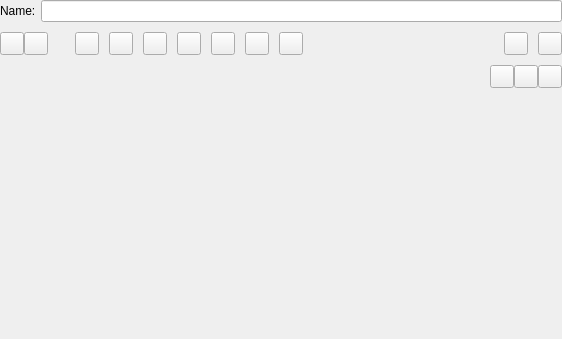
<?xml version="1.0" encoding="UTF-8"?>
<ui version="4.0">
 <author>
    SPDX-FileCopyrightText: none
    SPDX-License-Identifier: GPL-3.0-or-later
  </author>
 <class>KisWdgSegmentGradientEditor</class>
 <widget class="QWidget" name="KisWdgSegmentGradientEditor">
  <property name="geometry">
   <rect>
    <x>0</x>
    <y>0</y>
    <width>562</width>
    <height>339</height>
   </rect>
  </property>
  <layout class="QVBoxLayout" name="verticalLayout" stretch="0,0,1,0">
   <property name="spacing">
    <number>10</number>
   </property>
   <property name="leftMargin">
    <number>0</number>
   </property>
   <property name="topMargin">
    <number>0</number>
   </property>
   <property name="rightMargin">
    <number>0</number>
   </property>
   <property name="bottomMargin">
    <number>0</number>
   </property>
   <item>
    <layout class="QHBoxLayout" name="horizontalLayout">
     <property name="spacing">
      <number>5</number>
     </property>
     <item>
      <widget class="QLabel" name="lblName">
       <property name="text">
        <string>Name:</string>
       </property>
      </widget>
     </item>
     <item>
      <widget class="QLineEdit" name="nameedit"/>
     </item>
    </layout>
   </item>
   <item>
    <widget class="QWidget" name="buttonsContainer" native="true">
     <layout class="QHBoxLayout" name="horizontalLayout_2">
      <property name="spacing">
       <number>10</number>
      </property>
      <property name="leftMargin">
       <number>0</number>
      </property>
      <property name="topMargin">
       <number>0</number>
      </property>
      <property name="rightMargin">
       <number>0</number>
      </property>
      <property name="bottomMargin">
       <number>0</number>
      </property>
      <item>
       <layout class="QHBoxLayout" name="horizontalLayout_6">
        <property name="spacing">
         <number>0</number>
        </property>
        <item>
         <widget class="QToolButton" name="selectPreviousHandleButton"/>
        </item>
        <item>
         <widget class="QToolButton" name="selectNextHandleButton"/>
        </item>
       </layout>
      </item>
      <item>
       <widget class="QLabel" name="selectedHandleLabel">
        <property name="font">
         <font>
          <weight>75</weight>
          <bold>true</bold>
         </font>
        </property>
       </widget>
      </item>
      <item>
       <widget class="QWidget" name="segmentButtonsContainer" native="true">
        <layout class="QHBoxLayout" name="horizontalLayout_8">
         <property name="spacing">
          <number>10</number>
         </property>
         <property name="leftMargin">
          <number>0</number>
         </property>
         <property name="topMargin">
          <number>0</number>
         </property>
         <property name="rightMargin">
          <number>0</number>
         </property>
         <property name="bottomMargin">
          <number>0</number>
         </property>
         <item>
          <widget class="QToolButton" name="deleteSegmentButton"/>
         </item>
         <item>
          <widget class="QToolButton" name="flipSegmentButton"/>
         </item>
         <item>
          <widget class="QToolButton" name="splitSegmentButton"/>
         </item>
         <item>
          <widget class="QToolButton" name="duplicateSegmentButton"/>
         </item>
        </layout>
       </widget>
      </item>
      <item>
       <widget class="QWidget" name="stopButtonsContainer" native="true">
        <layout class="QHBoxLayout" name="horizontalLayout_9">
         <property name="spacing">
          <number>10</number>
         </property>
         <property name="leftMargin">
          <number>0</number>
         </property>
         <property name="topMargin">
          <number>0</number>
         </property>
         <property name="rightMargin">
          <number>0</number>
         </property>
         <property name="bottomMargin">
          <number>0</number>
         </property>
         <item>
          <widget class="QToolButton" name="deleteStopButton"/>
         </item>
         <item>
          <widget class="QToolButton" name="centerStopButton"/>
         </item>
        </layout>
       </widget>
      </item>
      <item>
       <widget class="QWidget" name="midPointButtonsContainer" native="true">
        <layout class="QHBoxLayout" name="horizontalLayout_10">
         <property name="spacing">
          <number>10</number>
         </property>
         <property name="leftMargin">
          <number>0</number>
         </property>
         <property name="topMargin">
          <number>0</number>
         </property>
         <property name="rightMargin">
          <number>0</number>
         </property>
         <property name="bottomMargin">
          <number>0</number>
         </property>
         <item>
          <widget class="QToolButton" name="centerMidPointButton"/>
         </item>
        </layout>
       </widget>
      </item>
      <item>
       <spacer name="horizontalSpacer_2">
        <property name="orientation">
         <enum>Qt::Horizontal</enum>
        </property>
        <property name="sizeHint" stdset="0">
         <size>
          <width>0</width>
          <height>0</height>
         </size>
        </property>
       </spacer>
      </item>
      <item>
       <widget class="QToolButton" name="flipGradientButton"/>
      </item>
      <item>
       <widget class="QToolButton" name="distributeSegmentsEvenlyButton"/>
      </item>
     </layout>
    </widget>
   </item>
   <item>
    <layout class="QHBoxLayout" name="horizontalLayout_3">
     <property name="spacing">
      <number>0</number>
     </property>
     <item>
      <widget class="KisSegmentGradientSlider" name="gradientSlider" native="true">
       <property name="sizePolicy">
        <sizepolicy hsizetype="Expanding" vsizetype="Expanding">
         <horstretch>0</horstretch>
         <verstretch>1</verstretch>
        </sizepolicy>
       </property>
      </widget>
     </item>
     <item>
      <widget class="QWidget" name="compactModeButtonsContainer" native="true">
       <layout class="QVBoxLayout" name="verticalLayout_2">
        <property name="spacing">
         <number>0</number>
        </property>
        <property name="leftMargin">
         <number>0</number>
        </property>
        <property name="topMargin">
         <number>0</number>
        </property>
        <property name="rightMargin">
         <number>0</number>
        </property>
        <property name="bottomMargin">
         <number>0</number>
        </property>
        <item>
         <layout class="QHBoxLayout" name="horizontalLayout_4">
          <property name="spacing">
           <number>0</number>
          </property>
          <item>
           <widget class="QToolButton" name="compactModeSelectPreviousHandleButton"/>
          </item>
          <item>
           <widget class="QToolButton" name="compactModeSelectNextHandleButton"/>
          </item>
          <item>
           <widget class="KisPopupButton" name="compactModeMiscOptionsButton"/>
          </item>
         </layout>
        </item>
        <item>
         <spacer name="verticalSpacer">
          <property name="orientation">
           <enum>Qt::Vertical</enum>
          </property>
          <property name="sizeHint" stdset="0">
           <size>
            <width>0</width>
            <height>0</height>
           </size>
          </property>
         </spacer>
        </item>
       </layout>
      </widget>
     </item>
    </layout>
   </item>
   <item>
    <widget class="QStackedWidget" name="handleEditorContainer">
     <property name="currentIndex">
      <number>3</number>
     </property>
     <widget class="QWidget" name="handleEditorSegmentPage">
      <layout class="QVBoxLayout" name="verticalLayout_4">
       <property name="spacing">
        <number>0</number>
       </property>
       <property name="leftMargin">
        <number>0</number>
       </property>
       <property name="topMargin">
        <number>0</number>
       </property>
       <property name="rightMargin">
        <number>0</number>
       </property>
       <property name="bottomMargin">
        <number>0</number>
       </property>
       <item>
        <layout class="QFormLayout" name="formLayout">
         <property name="fieldGrowthPolicy">
          <enum>QFormLayout::AllNonFixedFieldsGrow</enum>
         </property>
         <property name="horizontalSpacing">
          <number>5</number>
         </property>
         <property name="verticalSpacing">
          <number>5</number>
         </property>
         <item row="0" column="0">
          <widget class="QLabel" name="label">
           <property name="text">
            <string comment="Edit left side of segment in segment editor">Left Color:</string>
           </property>
          </widget>
         </item>
         <item row="0" column="1">
          <widget class="KisGradientColorEditor" name="segmentLeftEditor" native="true"/>
         </item>
         <item row="1" column="0">
          <widget class="QLabel" name="label_2">
           <property name="text">
            <string comment="Edit right side of segment in segment editor">Right Color:</string>
           </property>
          </widget>
         </item>
         <item row="1" column="1">
          <widget class="KisGradientColorEditor" name="segmentRightEditor" native="true"/>
         </item>
         <item row="2" column="0">
          <widget class="QLabel" name="interpolationLabel">
           <property name="text">
            <string comment="Edit interpolation of segment in segment editor">Interpolation:</string>
           </property>
          </widget>
         </item>
         <item row="2" column="1">
          <layout class="QHBoxLayout">
           <property name="spacing">
            <number>5</number>
           </property>
           <property name="leftMargin">
            <number>0</number>
           </property>
           <property name="topMargin">
            <number>0</number>
           </property>
           <property name="rightMargin">
            <number>0</number>
           </property>
           <property name="bottomMargin">
            <number>0</number>
           </property>
           <item>
            <widget class="QComboBox" name="segmentInterpolationTypeComboBox">
             <property name="focusPolicy">
              <enum>Qt::ClickFocus</enum>
             </property>
             <item>
              <property name="text">
               <string comment="Gradient type - Linear">Linear</string>
              </property>
             </item>
             <item>
              <property name="text">
               <string>Curved</string>
              </property>
             </item>
             <item>
              <property name="text">
               <string>Sine</string>
              </property>
             </item>
             <item>
              <property name="text">
               <string>Sphere Inc.</string>
              </property>
             </item>
             <item>
              <property name="text">
               <string>Sphere Dec.</string>
              </property>
             </item>
            </widget>
           </item>
           <item>
            <widget class="QComboBox" name="segmentColorInterpolationTypeComboBox">
             <property name="focusPolicy">
              <enum>Qt::ClickFocus</enum>
             </property>
             <item>
              <property name="text">
               <string>RGB</string>
              </property>
             </item>
             <item>
              <property name="text">
               <string>HSV CW</string>
              </property>
             </item>
             <item>
              <property name="text">
               <string>HSV CCW</string>
              </property>
             </item>
            </widget>
           </item>
          </layout>
         </item>
        </layout>
       </item>
       <item>
        <spacer name="verticalSpacer_3">
         <property name="orientation">
          <enum>Qt::Vertical</enum>
         </property>
         <property name="sizeHint" stdset="0">
          <size>
           <width>0</width>
           <height>0</height>
          </size>
         </property>
        </spacer>
       </item>
      </layout>
     </widget>
     <widget class="QWidget" name="handleEditorStopPage">
      <layout class="QVBoxLayout" name="verticalLayout_3">
       <property name="spacing">
        <number>0</number>
       </property>
       <property name="leftMargin">
        <number>0</number>
       </property>
       <property name="topMargin">
        <number>0</number>
       </property>
       <property name="rightMargin">
        <number>0</number>
       </property>
       <property name="bottomMargin">
        <number>0</number>
       </property>
       <item>
        <layout class="QHBoxLayout" name="horizontalLayout_5" stretch="0,1">
         <property name="spacing">
          <number>5</number>
         </property>
         <item>
          <layout class="QFormLayout" name="formLayout_2">
           <property name="fieldGrowthPolicy">
            <enum>QFormLayout::AllNonFixedFieldsGrow</enum>
           </property>
           <property name="horizontalSpacing">
            <number>5</number>
           </property>
           <property name="verticalSpacing">
            <number>5</number>
           </property>
           <item row="0" column="0">
            <widget class="QLabel" name="stopLeftLabel">
             <property name="text">
              <string comment="Edit left side of segment in segment editor">Left Color:</string>
             </property>
            </widget>
           </item>
           <item row="0" column="1">
            <widget class="KisGradientColorEditor" name="stopLeftEditor" native="true"/>
           </item>
           <item row="1" column="0">
            <widget class="QLabel" name="stopRightLabel">
             <property name="text">
              <string comment="Edit right side of segment in segment editor">Right Color:</string>
             </property>
            </widget>
           </item>
           <item row="1" column="1">
            <widget class="KisGradientColorEditor" name="stopRightEditor" native="true"/>
           </item>
          </layout>
         </item>
         <item>
          <layout class="QHBoxLayout" name="horizontalLayout_7">
           <property name="spacing">
            <number>5</number>
           </property>
           <item>
            <widget class="KoAspectButton" name="constrainStopButton"/>
           </item>
           <item>
            <spacer name="horizontalSpacer">
             <property name="orientation">
              <enum>Qt::Horizontal</enum>
             </property>
             <property name="sizeHint" stdset="0">
              <size>
               <width>0</width>
               <height>0</height>
              </size>
             </property>
            </spacer>
           </item>
           <item>
            <widget class="KisDoubleSliderSpinBox" name="stopPositionSlider" native="true"/>
           </item>
          </layout>
         </item>
        </layout>
       </item>
       <item>
        <spacer name="verticalSpacer_2">
         <property name="orientation">
          <enum>Qt::Vertical</enum>
         </property>
         <property name="sizeHint" stdset="0">
          <size>
           <width>0</width>
           <height>0</height>
          </size>
         </property>
        </spacer>
       </item>
      </layout>
     </widget>
     <widget class="QWidget" name="handleEditorMidPointPage">
      <layout class="QVBoxLayout" name="verticalLayout_5">
       <property name="spacing">
        <number>0</number>
       </property>
       <property name="leftMargin">
        <number>0</number>
       </property>
       <property name="topMargin">
        <number>0</number>
       </property>
       <property name="rightMargin">
        <number>0</number>
       </property>
       <property name="bottomMargin">
        <number>0</number>
       </property>
       <item>
        <widget class="KisDoubleSliderSpinBox" name="midPointPositionSlider" native="true"/>
       </item>
       <item>
        <spacer name="verticalSpacer_4">
         <property name="orientation">
          <enum>Qt::Vertical</enum>
         </property>
         <property name="sizeHint" stdset="0">
          <size>
           <width>0</width>
           <height>0</height>
          </size>
         </property>
        </spacer>
       </item>
      </layout>
     </widget>
     <widget class="QWidget" name="handleEditorNullPage"/>
    </widget>
   </item>
  </layout>
 </widget>
 <customwidgets>
  <customwidget>
   <class>KisGradientColorEditor</class>
   <extends>QWidget</extends>
   <header location="global">KisGradientColorEditor.h</header>
   <container>1</container>
  </customwidget>
  <customwidget>
   <class>KisSegmentGradientSlider</class>
   <extends>QWidget</extends>
   <header location="global">KisSegmentGradientSlider.h</header>
   <container>1</container>
  </customwidget>
  <customwidget>
   <class>KisDoubleSliderSpinBox</class>
   <extends>QWidget</extends>
   <header location="global">kis_slider_spin_box.h</header>
   <container>1</container>
  </customwidget>
  <customwidget>
   <class>KoAspectButton</class>
   <extends>QToolButton</extends>
   <header location="global">KoAspectButton.h</header>
  </customwidget>
  <customwidget>
   <class>KisPopupButton</class>
   <extends>QToolButton</extends>
   <header location="global">KisPopupButton.h</header>
  </customwidget>
 </customwidgets>
 <resources/>
 <connections/>
</ui>
